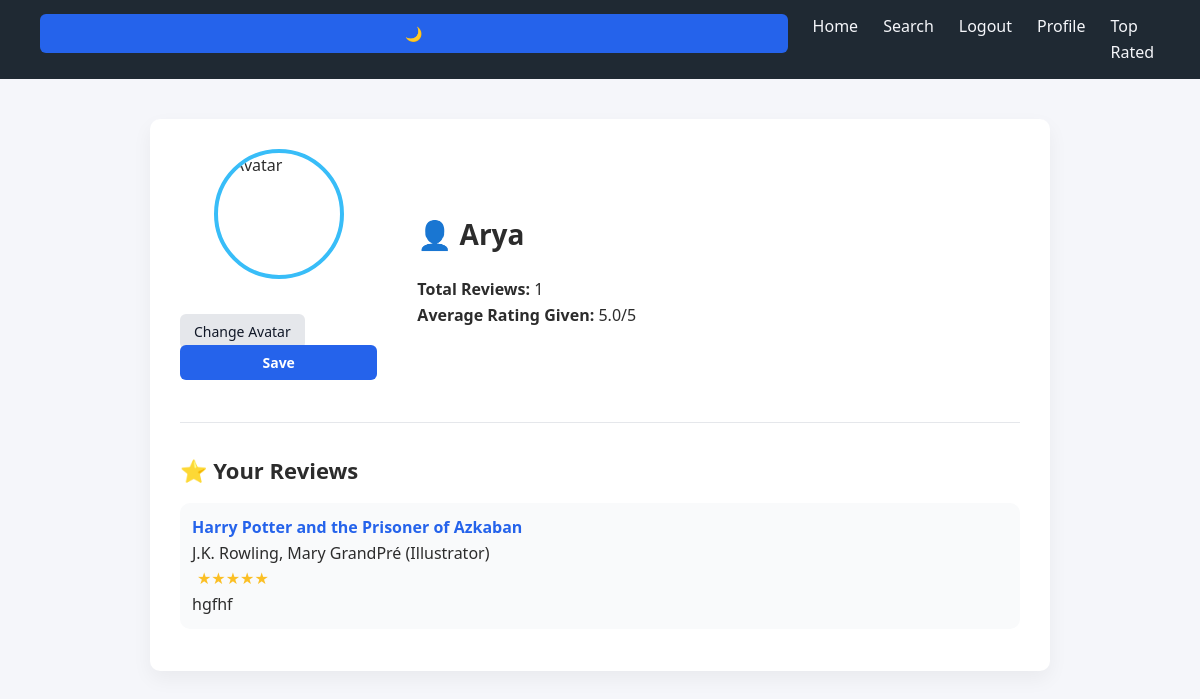
Screenshot of /profile (signed in) with the database file from the repository.
### tables this page shows
CREATE TABLE users (
    id INTEGER PRIMARY KEY AUTOINCREMENT,
    username TEXT NOT NULL UNIQUE,
    hash TEXT NOT NULL
, avatar TEXT);

CREATE TABLE reviews (
    id INTEGER PRIMARY KEY AUTOINCREMENT,
    user_id INTEGER NOT NULL,
    book_id INTEGER NOT NULL,
    rating INTEGER NOT NULL CHECK(rating BETWEEN 1 AND 5),
    comment TEXT,
    timestamp DATETIME DEFAULT CURRENT_TIMESTAMP,
    FOREIGN KEY (user_id) REFERENCES users(id) ON DELETE CASCADE,
    FOREIGN KEY (book_id) REFERENCES books(id) ON DELETE CASCADE,
    UNIQUE (user_id, book_id) -- each user can review a book only once
);

CREATE TABLE "books" (
    id INTEGER PRIMARY KEY AUTOINCREMENT,
    title TEXT NOT NULL,
    author TEXT NOT NULL,
    isbn TEXT NOT NULL UNIQUE
);

### app.py (the view, shortened to what this page needs)
@app.route("/profile", methods=["GET", "POST"])
@login_required
def profile():
    user_id = session["user_id"]
    user = db.execute(
        "SELECT username, avatar FROM users WHERE id = ?",
        user_id
    )[0]
    stats = db.execute("""
        SELECT COUNT(*) AS review_count,
               ROUND(AVG(rating), 2) AS avg_rating
        FROM reviews
        WHERE user_id = ?
    """, user_id)[0]
    reviews = db.execute("""
        SELECT books.title, books.author, books.isbn,
               reviews.rating, reviews.comment, reviews.timestamp
        FROM reviews
        JOIN books ON reviews.book_id = books.id
        WHERE reviews.user_id = ?
        ORDER BY reviews.timestamp DESC
    """, user_id)
    return render_template(
        "profile.html",
        user=user,
        stats=stats,
        reviews=reviews
    )

### helpers.py (called while the page is built)
def login_required(f):
    @wraps(f)
    def decorated_function(*args, **kwargs):
        if session.get("user_id") is None:
            return redirect("/login")
        return f(*args, **kwargs)
    return decorated_function

### templates/profile.html (shortened to what this page needs)
{% extends "layout.html" %}
{% block main %}
<div class="profile-header">
    <div class="avatar-section">
        <img
            src="/static/avatars/{{ user.avatar if user.avatar else 'default.jpeg' }}"
            alt="Avatar"
            class="avatar"
        >
        <form method="post" enctype="multipart/form-data" class="avatar-form">
            <label for="avatar-input" class="avatar-btn">Change Avatar</label>
            <button type="submit" class="save-avatar-btn">Save</button>
        </form>
    </div>
    <div class="profile-info">
        <h1>👤 {{ user.username }}</h1>
        <p><strong>Total Reviews:</strong> {{ stats.review_count }}</p>
        <p>
            <strong>Average Rating Given:</strong>
            {% if stats.avg_rating %}
                {{ stats.avg_rating }}/5
            {% else %}
                N/A
            {% endif %}
        </p>
    </div>
</div>
<hr>
<h2>⭐ Your Reviews</h2>
{% if reviews %}
    {% for review in reviews %}
        <div class="book-card">
            <div>
                <a href="/book/{{ review.isbn }}">
                    <strong>{{ review.title }}</strong>
                </a>
                <p>{{ review.author }}</p>
                <span class="stars">
                    {% for i in range(review.rating) %}★{% endfor %}
                </span>
                <p>{{ review.comment }}</p>
            </div>
        </div>
    {% endfor %}
{% else %}
    <p>You haven't reviewed any books yet.</p>
{% endif %}
{% endblock %}

### static/styles.css (style rules this page uses)
* { margin: 0; padding: 0; box-sizing: border-box; font-family: "Segoe UI", Tahoma, Geneva, Verdana, sans-serif; }
body { background-color: #f5f6fa; color: #2c2c2c; line-height: 1.6; }
h1 { margin-bottom: 20px; font-size: 28px; }
h2 { margin-bottom: 15px; margin-top: 20px; font-size: 22px; }
form { margin-top: 15px; }
input, textarea, button { width: 100%; padding: 10px 12px; margin-bottom: 12px; border-radius: 6px; border: 1px solid #d1d5db; font-size: 14px; }
button { background-color: #2563eb; color: white; border: none; cursor: pointer; font-weight: 600; }
a { color: #2563eb; text-decoration: none; }
.stars { color: #fbbf24; font-size: 16px; margin-left: 5px; }
.avatar { width: 120px; height: 120px; border-radius: 50%; object-fit: cover; margin-bottom: 15px; border: 3px solid #38bdf8; }
.profile-header { display: flex; gap: 40px; align-items: center; margin-bottom: 30px; }
.avatar-section { display: flex; flex-direction: column; align-items: center; gap: 10px; }
.avatar { width: 130px; height: 130px; border-radius: 50%; object-fit: cover; border: 4px solid #38bdf8; }
.avatar-btn { background-color: #e5e7eb; color: #111827; padding: 8px 14px; border-radius: 6px; cursor: pointer; font-size: 14px; }
.save-avatar-btn { background-color: #2563eb; color: white; border: none; padding: 8px 18px; border-radius: 6px; font-size: 14px; cursor: pointer; }
.book-card { display: flex; gap: 15px; align-items: center; background: #f9fafb; padding: 12px; border-radius: 10px; margin-bottom: 12px; }
hr { border: none; height: 1px; background: #e5e7eb; margin: 30px 0; }
.book-card { transition: transform 0.2s ease, box-shadow 0.2s ease; }
body, .book-card, .hero { transition: background-color 0.3s ease, color 0.3s ease; }

### rows the page displays
users: username "Arya"
reviews: title "Harry Potter and the Prisoner of Azkaban", author "J.K. Rowling, Mary GrandPré (Illustrator)", comment "hgfhf"

### other values shown
{{ stats.review_count }} "1"
{{ stats.avg_rating }} "5.0"
